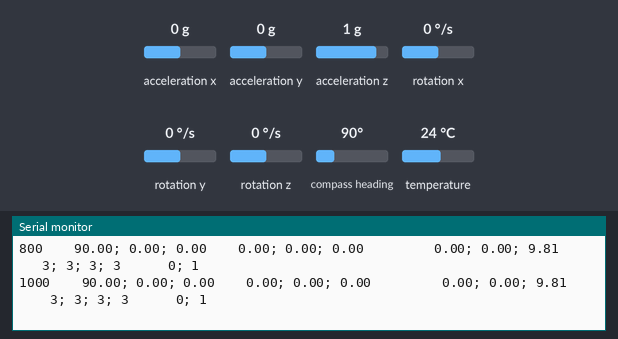
Recording of a sketch running on a simulated Arduino Uno, built with avr-gcc and run on an emulated ATmega328P. Shown: the last lines printed to the serial monitor. The test bench sets the inputs (shaded band); at power-on: acceleration x 0 g, acceleration y 0 g, acceleration z 1 g, rotation x 0 °/s, rotation y 0 °/s, rotation z 0 °/s, compass heading 90°, temperature 24 °C.

Above: at 2.4 s.
2.5 s: acceleration x set to -1.4 g
At 2.65 s:
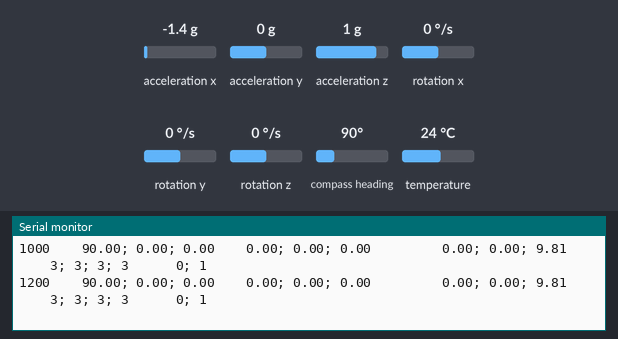
5.5 s: acceleration y set to -1.4 g
At 5.65 s:
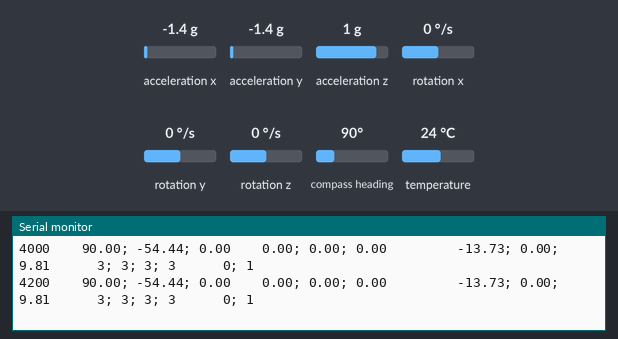
7.0 s: acceleration z set to -1.4 g
At 7.05 s:
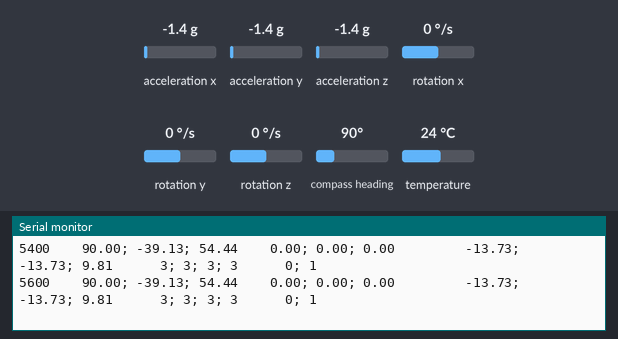
8.5 s: rotation x set to -192 °/s
At 8.65 s:
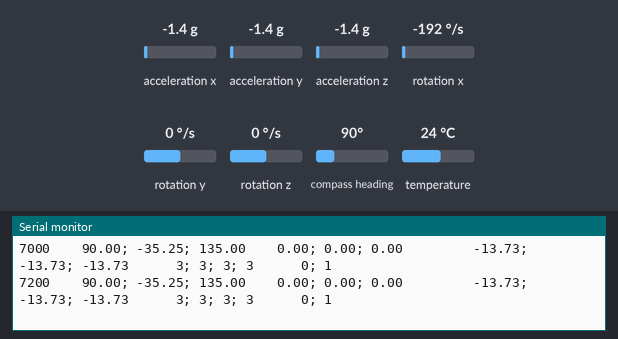
10.0 s: rotation y set to -192 °/s
At 10.05 s:
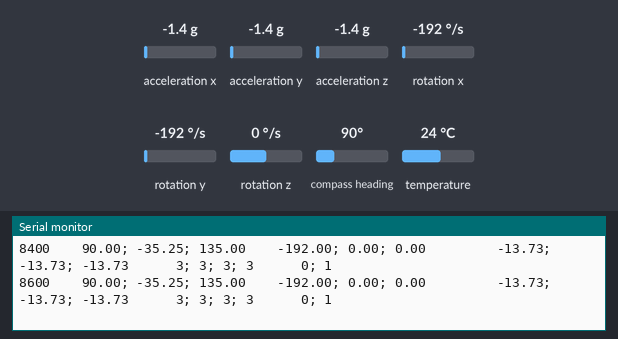
Timing chart, 0 to 13.0 s (numbered marks = the images above; inputs shaded):
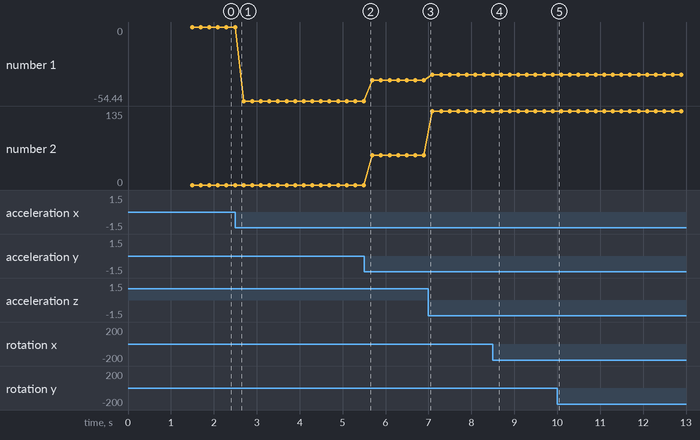

The sketch:

motion_detect.ino
```cpp
/*
 * IoT design, Yanming Lai
 * */
#include <Wire.h>
#include <Adafruit_Sensor.h>
#include <Adafruit_BNO055.h>
#include <utility/imumaths.h>

//initializations
unsigned long previous_time = 0;                      //last cycle time
unsigned long current_time = 0;                          //current cycle time
unsigned long init_time = 0;                          // time when enter when enter loop

int bending_elbow = 0;
bool positionflag;

#define IMUdelay 200 // IMU refresh rate in milisec was 1000

Adafruit_BNO055 bno = Adafruit_BNO055();

//------------------------------------------------------------------------------------------------//
void setup(void)
{
  Serial.begin(9600);
  Serial.println("BNO055 Data Test");
  Serial.println("");

  // Initialise the sensor
  if (!bno.begin())
  {
    Serial.print("No BNO055 detected ...");  // Connection failed
    while (1);
  }
  delay(1000);


  int8_t temp = bno.getTemp();   //get temp at first
  Serial.print("Current Temperature: ");
  Serial.print(temp);
  Serial.println(" C");
  Serial.println("");

  bno.setExtCrystalUse(true);

  Serial.println("Calibration status: 0=uncalibrated, 3=fully calibrated");


  Serial.print("\t\t");
  Serial.print("Position");
  Serial.print("\t\t\t");
  Serial.print("Angular velocity");
  Serial.print("\t\t\t\t");
  Serial.print("Acceleration");
  Serial.print("\t\t\t\t");
  Serial.print("Calibration");
  Serial.print("\t\t");
  Serial.println("Bendcount/debugflag");


  Serial.print("Time ");
  Serial.print("\t\t");
  Serial.print("Roll; Pitch; Yaw");
  Serial.print("\t\t");
  Serial.print("Roll rate; Pitch rate; Yaw rate");
  Serial.print(" \t\t");
  Serial.print("Accel X, Accel Y, Accel Z");
  Serial.print("\t\t");
  Serial.println("Sys; Gyro; Accel; Mag");

  Serial.flush();             // wait for header line to go out

  init_time = millis();         // get time and set as init
  previous_time = init_time;   //prepare

}


//------------------------------------------------------------------------------------------------//
void loop(void)
{
  current_time = millis();

  if (current_time - previous_time >= IMUdelay) { //enter next loop
    // Possible vector values can be:
    // - VECTOR_ACCELEROMETER - m/s^2
    // - VECTOR_MAGNETOMETER  - uT
    // - VECTOR_GYROSCOPE     - rad/s
    // - VECTOR_EULER         - degrees
    // - VECTOR_LINEARACCEL   - m/s^2
    // - VECTOR_GRAVITY       - m/s^2
    //https://www.allaboutcircuits.com/projects/bosch-absolute-orientation-sensor-bno055/
    imu::Vector<3> euler = bno.getVector(Adafruit_BNO055::VECTOR_EULER);
    imu::Vector<3> accelerometer = bno.getVector(Adafruit_BNO055::VECTOR_ACCELEROMETER);
    imu::Vector<3> gyroscope = bno.getVector(Adafruit_BNO055::VECTOR_GYROSCOPE);

    uint8_t system, gyro, accel, mag = 0;
    bno.getCalibration(&system, &gyro, &accel, &mag);   // get calibration

    Serial.print(current_time - init_time);        // print current time stamp
    Serial.print("\t\t");

    Serial.print(euler.x());
    Serial.print("; ");
    Serial.print(euler.y());
    Serial.print("; ");
    Serial.print(euler.z());
    Serial.print("\t\t");

    Serial.print(gyroscope.x());
    Serial.print("; ");
    Serial.print(gyroscope.y());
    Serial.print("; ");
    Serial.print(gyroscope.z());
    Serial.print(" \t\t\t\t");

    Serial.print(accelerometer.x());
    Serial.print("; ");
    Serial.print(accelerometer.y());
    Serial.print("; ");
    Serial.print(accelerometer.z());
    Serial.print("\t\t\t");

    Serial.print(system, DEC);  //for calibration
    Serial.print("; ");
    Serial.print(gyro, DEC);
    Serial.print("; ");
    Serial.print(accel, DEC);
    Serial.print("; ");
    Serial.print(mag, DEC);
    Serial.print("\t\t");
    //recognize movement

    if(positionflag != 2){   //fullly

      //bending elbow
      //charcteristic invloved: euler.y() and gyroscope.y()

      if(euler.y() <= 10 & gyroscope.y() <= 5){ //detect init(flat) position
        positionflag = 1;
      }

      if(positionflag == 1 & euler.y() >= 70 & gyroscope.y() <= 5){ //destination position

        bending_elbow += 1;
        positionflag = 0;

      }

      //spinning waist


    }

      Serial.print("\t");
      Serial.print(bending_elbow);
      Serial.print("; ");  //debug
      Serial.println(positionflag);


    previous_time += IMUdelay;             // uptade previousTime
  }

}
```

Measured:
- plotted number 1: 0 → -54.44 after the input at 2.5 s, -54.44 → -39.13 after the input at 5.5 s, -39.13 → -35.25 after the input at 7.0 s
- plotted number 2: 0 → 54.44 after the input at 5.5 s, 54.44 → 135 after the input at 7.0 s
